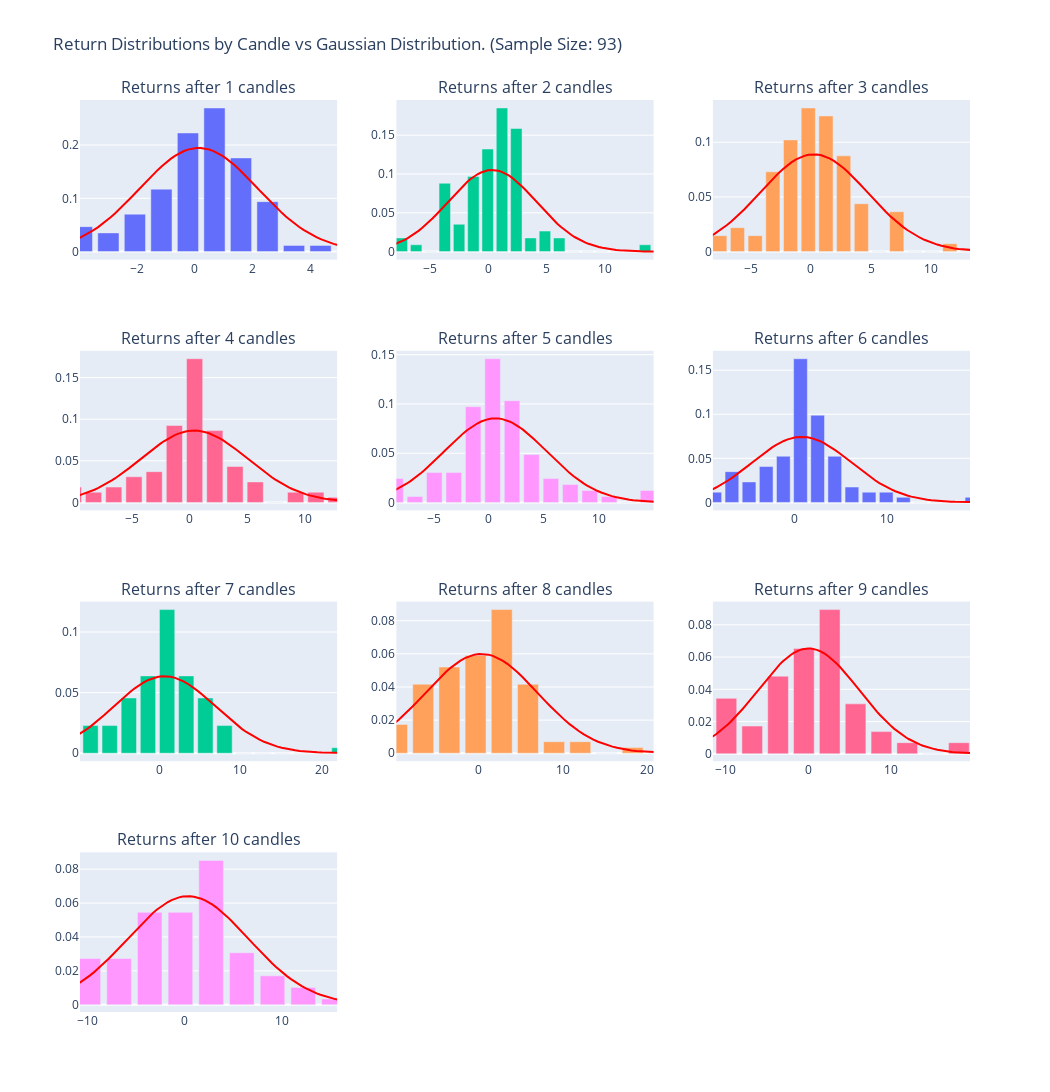

The notebook cell saved with this chart:
### Code cell
pl.plot_return_distributions(rounded_returns)
